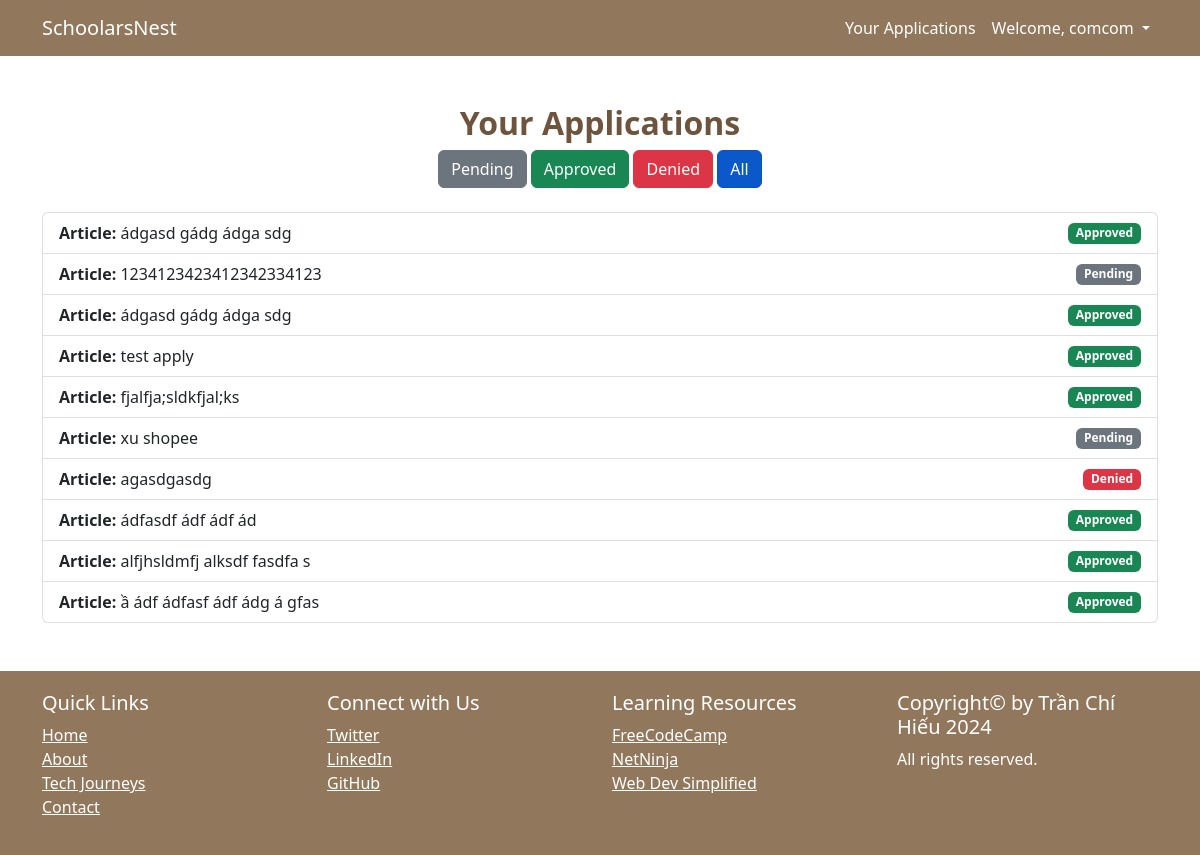
Screenshot of /student-applications/ (signed in) with the database file from the repository.
### project/models.py (models this page shows, shortened)
class Users(AbstractUser):
    email = models.EmailField(unique=True)
    profile_pic = models.ImageField(upload_to="p_img", blank=True, null=True)
    dateOfBirth = models.DateField(null=True, blank=True)
    address = models.CharField(max_length=50, blank=True, null=True)
    phone = models.CharField(max_length=15, null=True)
    role = models.CharField(max_length=50, blank=True, null=True)
    bio = models.TextField(blank=True, null=True)
    is_student = models.BooleanField(default=False)
    gpa = models.DecimalField(max_digits=3, decimal_places=2,
                              validators=[MinValueValidator(0.0), MaxValueValidator(4.0)],
                              help_text="GPA scale 0.0 - 4.0", blank=True, null=True)
    language_score = models.DecimalField(max_digits=5, decimal_places=2, null=True)
    language_certificate = models.ImageField(upload_to="language_certificate", null=True)
    desired_study_country = CountryField(blank=True, null=True)
    degree_interest = models.CharField(max_length=50, blank=True, null=True)
    USERNAME_FIELD = 'email'
    REQUIRED_FIELDS = ('username',)

### articles/models.py (models this page shows, shortened)
class ApplyRequest(models.Model):
    article = models.ForeignKey(Articles, on_delete=models.CASCADE, related_name="apply_requests")
    user = models.ForeignKey(settings.AUTH_USER_MODEL, on_delete=models.CASCADE)
    status = models.CharField(max_length=10,
                              choices=[('pending', 'Pending'), ('approved', 'Approved'), ('denied', 'Denied')],
                              default='pending')
    created_at = models.DateTimeField(auto_now_add=True)

class Articles(models.Model):
    user = models.ForeignKey(settings.AUTH_USER_MODEL, on_delete=models.CASCADE, blank=True, null=True,
                             related_name="articles")
    title = models.CharField(max_length=500, unique=True)
    slug = models.SlugField(blank=True, null=True)
    thumbnail = models.ImageField(upload_to="img")
    slot = models.IntegerField(blank=True, null=True)
    admission_date = models.DateField()  # ngày nhập học
    entry_points = models.CharField(max_length=50)
    diploma = models.CharField(max_length=50)
    costs = models.CharField(max_length=50)
    location = CountryField()
    course_length = models.CharField(max_length=50)
    information = models.TextField()
    featured = models.BooleanField(default=False)
    category = models.ForeignKey(Category, on_delete=models.CASCADE, blank=True, null=True,
                                 related_name="articles_template")
    createdDate = models.DateTimeField(auto_now_add=True)
    updatedDate = models.DateTimeField(auto_now=True)

### articles/views.py (the view)
# urls.py: path("student-applications/", views.student_applications, name="student-applications"),
@login_required(login_url="signin")
def student_applications(request):
    if not request.user.is_authenticated or not request.user.is_student:
        return redirect('signin')
    status_filter = request.GET.get('status')
    applications = ApplyRequest.objects.filter(user=request.user)
    if status_filter:
        applications = applications.filter(status=status_filter)
    context = {
        "applications": applications,
        "status_filter": status_filter,  # Để sử dụng trong template
    }
    return render(request, "articles_template/student_applications.html", context)

### articles/templates/articles_template/student_applications.html (shortened to what this page needs)
{% extends "base.html" %}
{% block content %}
    <div class="container my-5">
        <h2 class="text-center" style="color: #6e543c; font-weight: bold;">Your Applications</h2>
        <div class="float-right text-center mb-4">
            <a href="{% url 'student-applications' %}?status=pending"
               class="btn btn-secondary {% if status_filter == 'pending' %} active {% endif %}">Pending</a>
            <a href="{% url 'student-applications' %}?status=approved"
               class="btn btn-success {% if status_filter == 'approved' %} active {% endif %}">Approved</a>
            <a href="{% url 'student-applications' %}?status=denied"
               class="btn btn-danger {% if status_filter == 'denied' %} active {% endif %}">Denied</a>
            <a href="{% url 'student-applications' %}"
               class="btn btn-primary {% if not status_filter %} active {% endif %}">All</a>
        </div>
        {% if applications %}
            <ul class="list-group my-4">
                {% for application in applications %}
                    <li class="list-group-item d-flex justify-content-between align-items-center">
                    <span>
                        <strong>Article:</strong>
                        <a href="{% url 'detail' application.article.slug %}" class="article-link">
                            {{ application.article.title }}
                        </a>
                    </span>
                        <span class="badge
                        {% if application.status == 'approved' %} bg-success
                        {% elif application.status == 'denied' %} bg-danger
                        {% else %} bg-secondary
                        {% endif %}">
                        {{ application.status|title }}
                    </span>
                    </li>
                {% endfor %}
            </ul>
        {% else %}
            <p class="text-center text-muted mt-4">
                You have not applied for any articles yet. Go back to <a href="{% url 'index' %}">Home Page</a>
            </p>
        {% endif %}
    </div>
{% endblock %}

### templates/base.html (shortened to what this page needs)
<!DOCTYPE html>
{% load django_bootstrap5 %}
{% load static %}
<html lang="en">
<head>
    <link href="https://cdn.jsdelivr.net/npm/bootstrap@5.2.3/dist/css/bootstrap.min.css" rel="stylesheet">
    <link href="{% static 'css/style.css' %}" rel="stylesheet"/>
    <link href="{% static 'css/footer.css' %}" rel="stylesheet"/>
    <link href="{% static 'css/autoScroll.css' %}" rel="stylesheet"/>
    <link rel="stylesheet" href="https://cdnjs.cloudflare.com/ajax/libs/font-awesome/5.15.4/css/all.min.css">
    <link rel="stylesheet" href="https://cdnjs.cloudflare.com/ajax/libs/font-awesome/6.5.1/css/fontawesome.min.css"
/>
    <link rel="stylesheet" href="https://cdnjs.cloudflare.com/ajax/libs/font-awesome/6.5.1/css/regular.min.css"
/>
    <link rel="stylesheet" href="https://cdnjs.cloudflare.com/ajax/libs/font-awesome/6.5.1/css/solid.min.css"
/>
    <link rel="stylesheet" href="https://cdnjs.cloudflare.com/ajax/libs/font-awesome/6.5.1/css/all.min.css"
/>
    <link rel="stylesheet" href="https://cdnjs.cloudflare.com/ajax/libs/font-awesome/6.5.1/css/brands.min.css"
/>
</head>
<body>
<nav class="navbar navbar-expand-lg navbar-dark" style="background-color: #91785d ">
    <div class="container">
        <a class="navbar-brand" href="http://127.0.0.1:8000/" style="color: white">SchoolarsNest</a>
        <div class="collapse navbar-collapse" id="navbarSupportedContent">
            <ul class="navbar-nav ms-auto mb-2 mb-lg-0">
                {% if request.user.is_authenticated %}
                    {% if request.user.is_authenticated and request.user.is_student %}
                        <li><a class="nav-link" href="{% url 'student-applications' %}" style="color: white">Your Applications</a></li>
                    {% else %}
                        <li><a class="nav-link" href="{% url 'manage-requests' %}" style="color: white">Request</a></li>
                    {% endif %}
                    <li class="nav-item active dropdown">
                        <a class="nav-link dropdown-toggle" href="#" role="button" style="color: white"
                           data-bs-toggle="dropdown" aria-expanded="false">
                            Welcome, {{ request.user.username }}
                        </a>
                    </li>
                {% endif %}
            </ul>
        </div>
    </div>
</nav>
<div class="content">
    {% block content %}
    {% endblock %}
</div>
<footer>
    <div class="container">
        <div class="row">
            <div class="col-lg-3 col-md-6">
                <h5 class="text-white">Quick Links</h5>
                <ul class="list-unstyled">
                    <li><a href="#" class="text-white">Home</a></li>
                    <li><a href="#" class="text-white">About</a></li>
                    <li><a href="#" class="text-white">Tech Journeys</a></li>
                    <li><a href="#" class="text-white">Contact</a></li>
                </ul>
            </div>
            <div class="col-lg-3 col-md-6">
                <h5 class="text-white">Connect with Us</h5>
                <ul class="list-unstyled">
                    <li><a href="#" target="_blank" class="text-white">Twitter</a></li>
                    <li><a href="#" target="_blank" class="text-white">LinkedIn</a></li>
                    <li><a href="#" target="_blank" class="text-white">GitHub</a></li>
                </ul>
            </div>
            <div class="col-lg-3 col-md-6">
                <h5 class="text-white">Learning Resources</h5>
                <ul class="list-unstyled">
                    <li><a href="#" target="_blank" class="text-white">FreeCodeCamp</a></li>
                    <li><a href="#" target="_blank" class="text-white">NetNinja</a></li>
                    <li><a href="#" target="_blank" class="text-white">Web Dev Simplified</a></li>
                </ul>
            </div>
            <div class="col-lg-3">
                <h5 class="text-white">Copyright© by Trần Chí Hiếu 2024</h5>
                <p class="text-white">All rights reserved.</p>
            </div>
        </div>
    </div>
</footer>
</body>
</html>

### static/css/footer.css (style rules this page uses)
html, body { height: 100%; margin: 0; }
body { display: flex; flex-direction: column; }
.content { flex: 1; }
footer { background-color: #91785d; color: white; padding: 20px 0; }

### articles/templates/articles_template/student_applications.html (style rules this page uses)
.article-link { color: inherit; text-decoration: none; transition: color 0.3s ease; }

### rows the page displays
Users: user.username "comcom"
ApplyRequest: article "ádgasd gádg ádga sdg", status "Approved"
ApplyRequest: article "1234123423412342334123", status "Pending"
ApplyRequest: article "ádgasd gádg ádga sdg", status "Approved"
ApplyRequest: article "test apply", status "Approved"
ApplyRequest: article "fjalfja;sldkfjal;ks", status "Approved"
ApplyRequest: article "xu shopee", status "Pending"
ApplyRequest: article "agasdgasdg", status "Denied"
ApplyRequest: article "ádfasdf ádf ádf ád", status "Approved"
ApplyRequest: article "alfjhsldmfj alksdf fasdfa s", status "Approved"
ApplyRequest: article "ầ ádf ádfasf ádf ádg á gfas", status "Approved"
